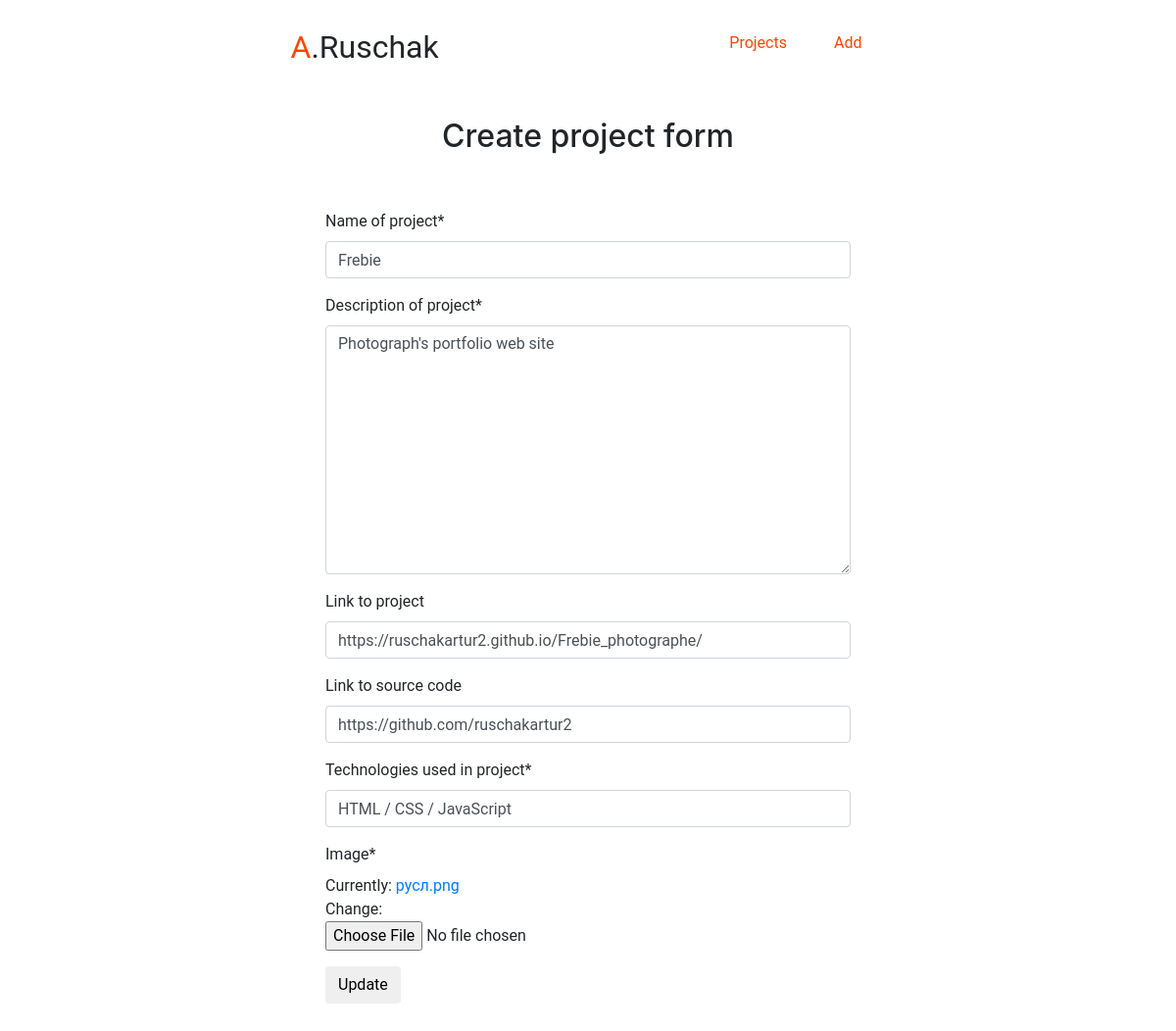
Page /adminPanel/page/update/3 (signed in) on the committed database.
### pages/models.py (models this page shows, shortened)
class Work(models.Model):
    title = models.CharField(max_length=255, verbose_name='name of project')
    description = models.TextField(verbose_name='Description of project')
    demo_link = models.CharField(max_length=255, verbose_name='Link to project', blank=True)
    source_link = models.CharField(max_length=255, verbose_name='Link to source code', blank=True)
    technologies_used = models.CharField(max_length=255, verbose_name='Technologies used in project')
    image = models.ImageField()

### adminPanel/views.py (the view)
# urls.py: path('update/<int:pk>', AdminProjectUpdate.as_view(),name='project_update'),
class AdminProjectUpdate(LoginRequiredMixin,UpdateView):
    model = Work
    template_name = 'project_update.html'
    fields = '__all__'

### templates/project_update.html (shortened to what this page needs)
{% extends 'base.html' %}
{% load crispy_forms_tags %}
{% block content %}
    <h2 class="title">Create project form</h2>
    <form method="POST" style="max-width:600px;margin:0 auto;margin-top: 3vh;padding:4vh;" enctype="multipart/form-data">
    {{ form|crispy }}
            <button type="submit" class="save btn btn-default" style="margin:0 auto;">Update</button>
    </form>
{% endblock content %}

### pages/static/css/styles.css (style rules this page uses)
* { margin: 0; font-family: 'Roboto', sans-serif; }
.title { text-align: center; margin-top: 3vh; }

### rows in the picture
Work: title "Frebie", description "Photograph's portfolio web site", demo_link "https://ruschakartur2.github.io/Frebie_photographe/", source_link "https://github.com/ruschakartur2", technologies_used "HTML / CSS / JavaScript"
